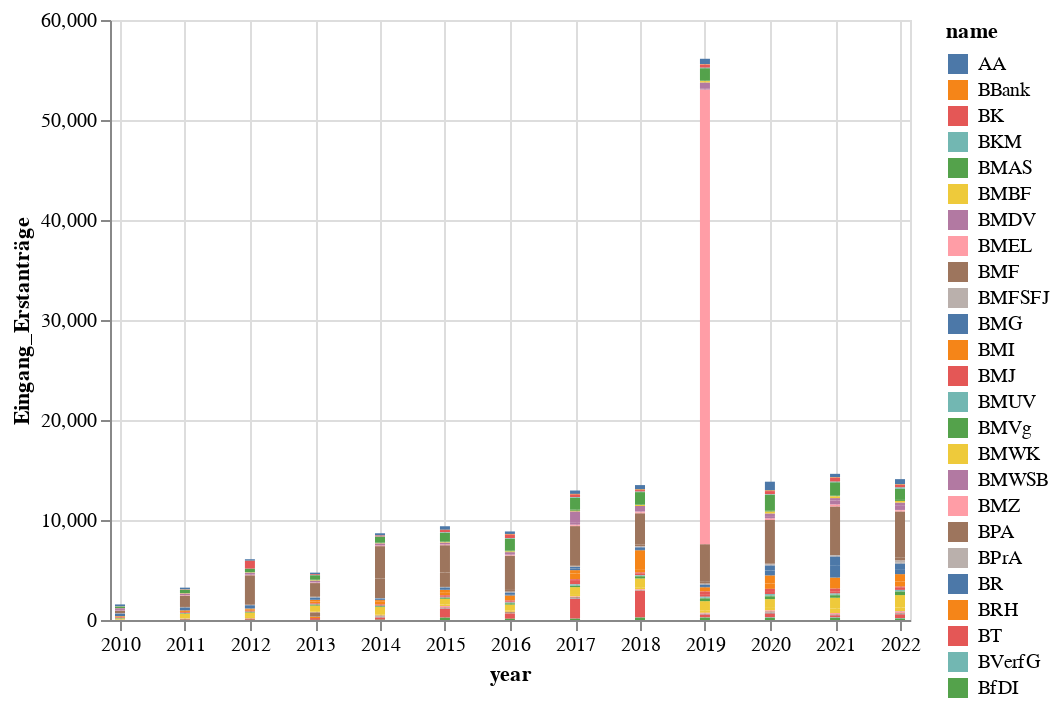

Notebook code cell kept with this figure:
### Code cell
alt.Chart(df).mark_bar().encode(
    color='name',
    x='year',
    y='Eingang_Erstanträge',
    tooltip='name'
).interactive()

### Figure 1 — Vega-Lite specification as saved in the notebook (floating-point values rounded to 4 significant figures; data arrays with more than 128 entries replaced by an {"elided": "..."} marker saying what was removed)
{"config": {"view": {"continuousWidth": 400, "continuousHeight": 300}}, "data": {"name": "data-448fa448b773b6da9de888c357581b27"}, "mark": "bar", "encoding": {"color": {"field": "name", "type": "nominal"}, "tooltip": {"field": "name", "type": "nominal"}, "x": {"field": "year", "type": "temporal"}, "y": {"field": "Eingang_Erstanträge", "type": "quantitative"}}, "selection": {"selector003": {"type": "interval", "bind": "scales", "encodings": ["x", "y"]}}, "$schema": "https://vega.github.io/schema/vega-lite/v4.17.0.json", "datasets": {"data-448fa448b773b6da9de888c357581b27": {"elided": "495 records"}}}
